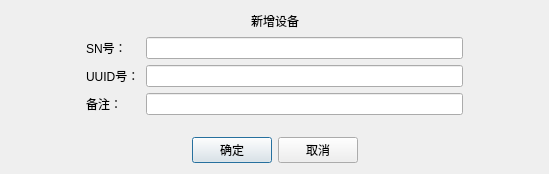
<?xml version="1.0" encoding="UTF-8"?>
<ui version="4.0">
 <class>addDev_Dialog</class>
 <widget class="QDialog" name="addDev_Dialog">
  <property name="geometry">
   <rect>
    <x>0</x>
    <y>0</y>
    <width>549</width>
    <height>174</height>
   </rect>
  </property>
  <property name="windowTitle">
   <string>新增设备</string>
  </property>
  <property name="windowIcon">
   <iconset resource="img.qrc">
    <normaloff>:/new/image/images/ccPickCenter.png</normaloff>:/new/image/images/ccPickCenter.png</iconset>
  </property>
  <layout class="QGridLayout" name="gridLayout" rowstretch="1,5,1">
   <item row="0" column="0">
    <layout class="QHBoxLayout" name="horizontalLayout">
     <item>
      <spacer name="horizontalSpacer">
       <property name="orientation">
        <enum>Qt::Horizontal</enum>
       </property>
       <property name="sizeHint" stdset="0">
        <size>
         <width>40</width>
         <height>20</height>
        </size>
       </property>
      </spacer>
     </item>
     <item>
      <widget class="QLabel" name="label">
       <property name="styleSheet">
        <string notr="true">font: 12pt &quot;黑体&quot;;</string>
       </property>
       <property name="text">
        <string>新增设备</string>
       </property>
       <property name="alignment">
        <set>Qt::AlignCenter</set>
       </property>
      </widget>
     </item>
     <item>
      <spacer name="horizontalSpacer_2">
       <property name="orientation">
        <enum>Qt::Horizontal</enum>
       </property>
       <property name="sizeHint" stdset="0">
        <size>
         <width>40</width>
         <height>20</height>
        </size>
       </property>
      </spacer>
     </item>
    </layout>
   </item>
   <item row="1" column="0">
    <layout class="QHBoxLayout" name="horizontalLayout_3" stretch="1,5,1">
     <item>
      <spacer name="horizontalSpacer_3">
       <property name="orientation">
        <enum>Qt::Horizontal</enum>
       </property>
       <property name="sizeHint" stdset="0">
        <size>
         <width>22</width>
         <height>20</height>
        </size>
       </property>
      </spacer>
     </item>
     <item>
      <layout class="QFormLayout" name="formLayout">
       <item row="0" column="0">
        <widget class="QLabel" name="label_2">
         <property name="text">
          <string>SN号：</string>
         </property>
        </widget>
       </item>
       <item row="0" column="1">
        <widget class="QLineEdit" name="SN_lineEdit"/>
       </item>
       <item row="1" column="0">
        <widget class="QLabel" name="label_3">
         <property name="text">
          <string>UUID号：</string>
         </property>
        </widget>
       </item>
       <item row="1" column="1">
        <widget class="QLineEdit" name="UUID_lineEdit"/>
       </item>
       <item row="2" column="0">
        <widget class="QLabel" name="label_4">
         <property name="text">
          <string>备注：</string>
         </property>
        </widget>
       </item>
       <item row="2" column="1">
        <widget class="QLineEdit" name="note_lineEdit"/>
       </item>
      </layout>
     </item>
     <item>
      <spacer name="horizontalSpacer_4">
       <property name="orientation">
        <enum>Qt::Horizontal</enum>
       </property>
       <property name="sizeHint" stdset="0">
        <size>
         <width>22</width>
         <height>20</height>
        </size>
       </property>
      </spacer>
     </item>
    </layout>
   </item>
   <item row="2" column="0">
    <layout class="QHBoxLayout" name="horizontalLayout_2">
     <item>
      <spacer name="horizontalSpacer_5">
       <property name="orientation">
        <enum>Qt::Horizontal</enum>
       </property>
       <property name="sizeHint" stdset="0">
        <size>
         <width>40</width>
         <height>20</height>
        </size>
       </property>
      </spacer>
     </item>
     <item>
      <widget class="QPushButton" name="ok_pushButton">
       <property name="text">
        <string>确定</string>
       </property>
      </widget>
     </item>
     <item>
      <widget class="QPushButton" name="cancel_pushButton">
       <property name="text">
        <string>取消</string>
       </property>
      </widget>
     </item>
     <item>
      <spacer name="horizontalSpacer_6">
       <property name="orientation">
        <enum>Qt::Horizontal</enum>
       </property>
       <property name="sizeHint" stdset="0">
        <size>
         <width>40</width>
         <height>20</height>
        </size>
       </property>
      </spacer>
     </item>
    </layout>
   </item>
  </layout>
 </widget>
 <resources>
  <include location="img.qrc"/>
 </resources>
 <connections/>
</ui>
